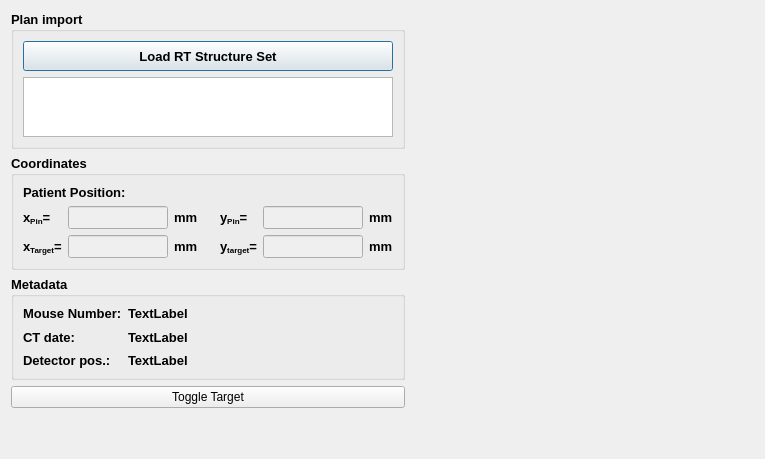
          <widget class="QWidget" name="Tab_RTStruct">
           <attribute name="title">
            <string>CT Plan Data</string>
           </attribute>
           <layout class="QGridLayout" name="gridLayout_13">
            <item row="0" column="1">
             <spacer name="horizontalSpacer_12">
              <property name="orientation">
               <enum>Qt::Horizontal</enum>
              </property>
              <property name="sizeHint" stdset="0">
               <size>
                <width>349</width>
                <height>20</height>
               </size>
              </property>
             </spacer>
            </item>
            <item row="4" column="0">
             <spacer name="verticalSpacer_16">
              <property name="orientation">
               <enum>Qt::Vertical</enum>
              </property>
              <property name="sizeHint" stdset="0">
               <size>
                <width>20</width>
                <height>40</height>
               </size>
              </property>
             </spacer>
            </item>
            <item row="0" column="0">
             <widget class="QGroupBox" name="groupBox_7">
              <property name="maximumSize">
               <size>
                <width>16777215</width>
                <height>150</height>
               </size>
              </property>
              <property name="font">
               <font>
                <pointsize>10</pointsize>
                <weight>75</weight>
                <bold>true</bold>
                <kerning>false</kerning>
               </font>
              </property>
              <property name="styleSheet">
               <string notr="true"/>
              </property>
              <property name="title">
               <string>Plan import</string>
              </property>
              <layout class="QGridLayout" name="gridLayout_7">
               <item row="1" column="0">
                <widget class="QTextEdit" name="Text_XR_Filename">
                 <property name="sizePolicy">
                  <sizepolicy hsizetype="MinimumExpanding" vsizetype="Expanding">
                   <horstretch>0</horstretch>
                   <verstretch>0</verstretch>
                  </sizepolicy>
                 </property>
                 <property name="minimumSize">
                  <size>
                   <width>130</width>
                   <height>40</height>
                  </size>
                 </property>
                 <property name="maximumSize">
                  <size>
                   <width>10000</width>
                   <height>60</height>
                  </size>
                 </property>
                 <property name="textInteractionFlags">
                  <set>Qt::NoTextInteraction</set>
                 </property>
                </widget>
               </item>
               <item row="0" column="0">
                <widget class="QPushButton" name="Button_LoadRTstruct">
                 <property name="enabled">
                  <bool>true</bool>
                 </property>
                 <property name="minimumSize">
                  <size>
                   <width>130</width>
                   <height>30</height>
                  </size>
                 </property>
                 <property name="maximumSize">
                  <size>
                   <width>10000</width>
                   <height>10000</height>
                  </size>
                 </property>
                 <property name="text">
                  <string>Load RT Structure Set</string>
                 </property>
                 <property name="default">
                  <bool>true</bool>
                 </property>
                 <property name="flat">
                  <bool>false</bool>
                 </property>
                </widget>
               </item>
              </layout>
             </widget>
            </item>
            <item row="1" column="0">
             <widget class="QGroupBox" name="groupBox_2">
              <property name="minimumSize">
               <size>
                <width>0</width>
                <height>0</height>
               </size>
              </property>
              <property name="font">
               <font>
                <pointsize>10</pointsize>
                <weight>75</weight>
                <bold>true</bold>
               </font>
              </property>
              <property name="title">
               <string>Coordinates</string>
              </property>
              <layout class="QGridLayout" name="gridLayout_16">
               <item row="0" column="0">
                <widget class="QLabel" name="LabelPosition">
                 <property name="minimumSize">
                  <size>
                   <width>200</width>
                   <height>15</height>
                  </size>
                 </property>
                 <property name="font">
                  <font>
                   <pointsize>10</pointsize>
                  </font>
                 </property>
                 <property name="text">
                  <string>Patient Position: </string>
                 </property>
                </widget>
               </item>
               <item row="1" column="0">
                <layout class="QGridLayout" name="gridLayout_9">
                 <item row="0" column="0">
                  <widget class="QLabel" name="label_11">
                   <property name="font">
                    <font>
                     <pointsize>10</pointsize>
                     <weight>75</weight>
                     <bold>true</bold>
                    </font>
                   </property>
                   <property name="text">
                    <string>x&lt;sub&gt;Pin&lt;/sub&gt;=</string>
                   </property>
                  </widget>
                 </item>
                 <item row="0" column="1">
                  <widget class="QLineEdit" name="TxtXRPinX">
                   <property name="enabled">
                    <bool>false</bool>
                   </property>
                   <property name="minimumSize">
                    <size>
                     <width>50</width>
                     <height>0</height>
                    </size>
                   </property>
                   <property name="maximumSize">
                    <size>
                     <width>100</width>
                     <height>16777215</height>
                    </size>
                   </property>
                   <property name="font">
                    <font>
                     <pointsize>10</pointsize>
                    </font>
                   </property>
                   <property name="readOnly">
                    <bool>true</bool>
                   </property>
                  </widget>
                 </item>
                 <item row="0" column="2">
                  <widget class="QLabel" name="LabelXRayUnit_2">
                   <property name="minimumSize">
                    <size>
                     <width>40</width>
                     <height>0</height>
                    </size>
                   </property>
                   <property name="font">
                    <font>
                     <pointsize>10</pointsize>
                     <weight>75</weight>
                     <bold>true</bold>
                    </font>
                   </property>
                   <property name="text">
                    <string>mm</string>
                   </property>
                  </widget>
                 </item>
                 <item row="0" column="3">
                  <widget class="QLabel" name="label_12">
                   <property name="font">
                    <font>
                     <pointsize>10</pointsize>
                     <weight>75</weight>
                     <bold>true</bold>
                    </font>
                   </property>
                   <property name="text">
                    <string>y&lt;sub&gt;Pin&lt;/sub&gt;=</string>
                   </property>
                  </widget>
                 </item>
                 <item row="0" column="4">
                  <widget class="QLineEdit" name="TxtXRPinY">
                   <property name="enabled">
                    <bool>false</bool>
                   </property>
                   <property name="minimumSize">
                    <size>
                     <width>50</width>
                     <height>0</height>
                    </size>
                   </property>
                   <property name="maximumSize">
                    <size>
                     <width>100</width>
                     <height>16777215</height>
                    </size>
                   </property>
                   <property name="font">
                    <font>
                     <pointsize>10</pointsize>
                    </font>
                   </property>
                   <property name="readOnly">
                    <bool>true</bool>
                   </property>
                  </widget>
                 </item>
                 <item row="0" column="5">
                  <widget class="QLabel" name="LabelXRayUnit2_2">
                   <property name="minimumSize">
                    <size>
                     <width>15</width>
                     <height>0</height>
                    </size>
                   </property>
                   <property name="font">
                    <font>
                     <pointsize>10</pointsize>
                     <weight>75</weight>
                     <bold>true</bold>
                    </font>
                   </property>
                   <property name="text">
                    <string>mm</string>
                   </property>
                  </widget>
                 </item>
                 <item row="1" column="0">
                  <widget class="QLabel" name="label_7">
                   <property name="font">
                    <font>
                     <pointsize>10</pointsize>
                     <weight>75</weight>
                     <bold>true</bold>
                    </font>
                   </property>
                   <property name="text">
                    <string>x&lt;sub&gt;Target&lt;/sub&gt;=</string>
                   </property>
                  </widget>
                 </item>
                 <item row="1" column="1">
                  <widget class="QLineEdit" name="TxtTrgtX">
                   <property name="enabled">
                    <bool>false</bool>
                   </property>
                   <property name="maximumSize">
                    <size>
                     <width>100</width>
                     <height>16777215</height>
                    </size>
                   </property>
                   <property name="font">
                    <font>
                     <pointsize>10</pointsize>
                    </font>
                   </property>
                   <property name="readOnly">
                    <bool>true</bool>
                   </property>
                  </widget>
                 </item>
                 <item row="1" column="2">
                  <widget class="QLabel" name="LabelXRayUnit">
                   <property name="minimumSize">
                    <size>
                     <width>40</width>
                     <height>0</height>
                    </size>
                   </property>
                   <property name="font">
                    <font>
                     <pointsize>10</pointsize>
                    </font>
                   </property>
                   <property name="text">
                    <string>mm</string>
                   </property>
                  </widget>
                 </item>
                 <item row="1" column="3">
                  <widget class="QLabel" name="label_8">
                   <property name="font">
                    <font>
                     <pointsize>10</pointsize>
                     <weight>75</weight>
                     <bold>true</bold>
                    </font>
                   </property>
                   <property name="text">
                    <string>y&lt;sub&gt;target&lt;/sub&gt;=</string>
                   </property>
                  </widget>
                 </item>
                 <item row="1" column="4">
                  <widget class="QLineEdit" name="TxtTrgtY">
                   <property name="enabled">
                    <bool>false</bool>
                   </property>
                   <property name="maximumSize">
                    <size>
                     <width>100</width>
                     <height>16777215</height>
                    </size>
                   </property>
                   <property name="font">
                    <font>
                     <pointsize>10</pointsize>
                    </font>
                   </property>
                   <property name="readOnly">
                    <bool>true</bool>
                   </property>
                  </widget>
                 </item>
                 <item row="1" column="5">
                  <widget class="QLabel" name="LabelXRayUnit2">
                   <property name="minimumSize">
                    <size>
                     <width>15</width>
                     <height>0</height>
                    </size>
                   </property>
                   <property name="font">
                    <font>
                     <pointsize>10</pointsize>
                    </font>
                   </property>
                   <property name="text">
                    <string>mm</string>
                   </property>
                  </widget>
                 </item>
                </layout>
               </item>
              </layout>
             </widget>
            </item>
            <item row="2" column="0">
             <widget class="QGroupBox" name="groupBox_14">
              <property name="minimumSize">
               <size>
                <width>0</width>
                <height>100</height>
               </size>
              </property>
              <property name="font">
               <font>
                <pointsize>10</pointsize>
                <weight>75</weight>
                <bold>true</bold>
               </font>
              </property>
              <property name="title">
               <string>Metadata</string>
              </property>
              <layout class="QGridLayout" name="gridLayout_17">
               <item row="2" column="0">
                <widget class="QLabel" name="label_39">
                 <property name="text">
                  <string>Detector pos.:</string>
                 </property>
                </widget>
               </item>
               <item row="0" column="1">
                <widget class="QLabel" name="Txt_Mouse_ID">
                 <property name="text">
                  <string>TextLabel</string>
                 </property>
                </widget>
               </item>
               <item row="2" column="1">
                <widget class="QLabel" name="Txt_CT_detect_pos">
                 <property name="text">
                  <string>TextLabel</string>
                 </property>
                </widget>
               </item>
               <item row="1" column="1">
                <widget class="QLabel" name="Txt_CT_date">
                 <property name="text">
                  <string>TextLabel</string>
                 </property>
                </widget>
               </item>
               <item row="1" column="0">
                <widget class="QLabel" name="label_38">
                 <property name="text">
                  <string>CT date:</string>
                 </property>
                </widget>
               </item>
               <item row="0" column="0">
                <widget class="QLabel" name="label_21">
                 <property name="text">
                  <string>Mouse Number:</string>
                 </property>
                </widget>
               </item>
               <item row="1" column="2">
                <spacer name="horizontalSpacer_2">
                 <property name="orientation">
                  <enum>Qt::Horizontal</enum>
                 </property>
                 <property name="sizeHint" stdset="0">
                  <size>
                   <width>40</width>
                   <height>20</height>
                  </size>
                 </property>
                </spacer>
               </item>
              </layout>
             </widget>
            </item>
            <item row="3" column="0">
             <widget class="QPushButton" name="Button_toggle_target">
              <property name="font">
               <font>
                <pointsize>9</pointsize>
               </font>
              </property>
              <property name="text">
               <string>Toggle Target</string>
              </property>
             </widget>
            </item>
           </layout>
          </widget>
